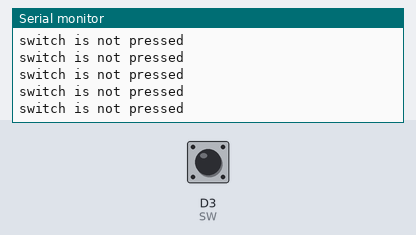
The sketch below on a simulated ESP8266 (NodeMCU). Shown: the last lines printed to the serial monitor. Inputs (shaded band) come from the test bench; at power-on: D3 (SW) HIGH.

Above: at 1.2 s.
1.3 s: D3 (SW) pulled LOW for 0.15 s
4.4 s: D3 (SW) pulled LOW for 1 s
At 5.3 s:
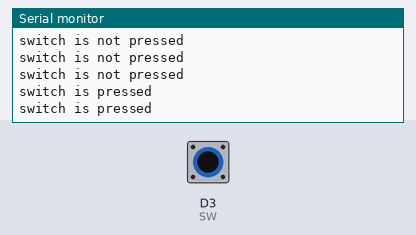
8.4 s: D3 (SW) pulled LOW for 1 s
12.4 s: D3 (SW) pulled LOW for 0.15 s
At 12.8 s:
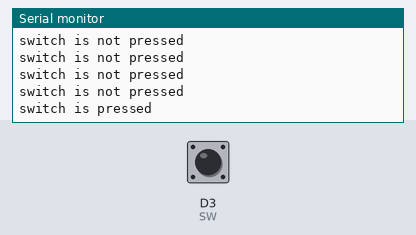
15.5 s: D3 (SW) pulled LOW for 3.2 s
At 17.4 s:
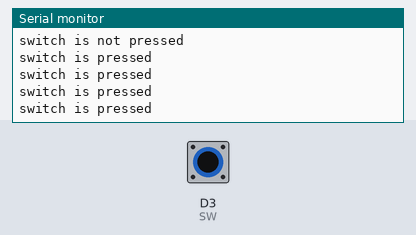
21.7 s: D3 (SW) pulled LOW for 1 s
At 22.6 s:
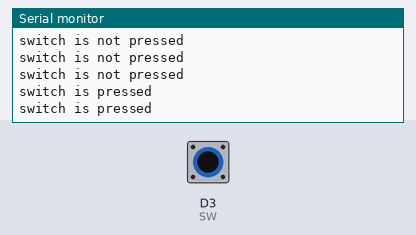

The sketch:

SWITCH.ino
```cpp
#include<stdio.h>
  int SW=D3;
  int val;
void setup()
{
  pinMode(SW,INPUT_PULLUP);
  Serial.begin(9600);
//   // put your setup code here, to run once:
}

void loop()
{
//   // put your main code here, to run repeatedly:
  val=digitalRead(SW);
  // Serial.println(val);
  if(val==0)
  {
    Serial.println("switch is pressed");
    delay(500);
  }
  else
  {
    Serial.println("switch is not pressed");
  }
}
```

Measured:
- after the input at 4.4 s, the serial monitor: prints a new line at once (image 1)
- after the input at 12.4 s, the serial monitor: prints a new line at once (image 2)
- after the input at 15.5 s, the serial monitor: prints a new line at once (image 3)
- after the input at 21.7 s, the serial monitor: prints a new line at once (image 4)
